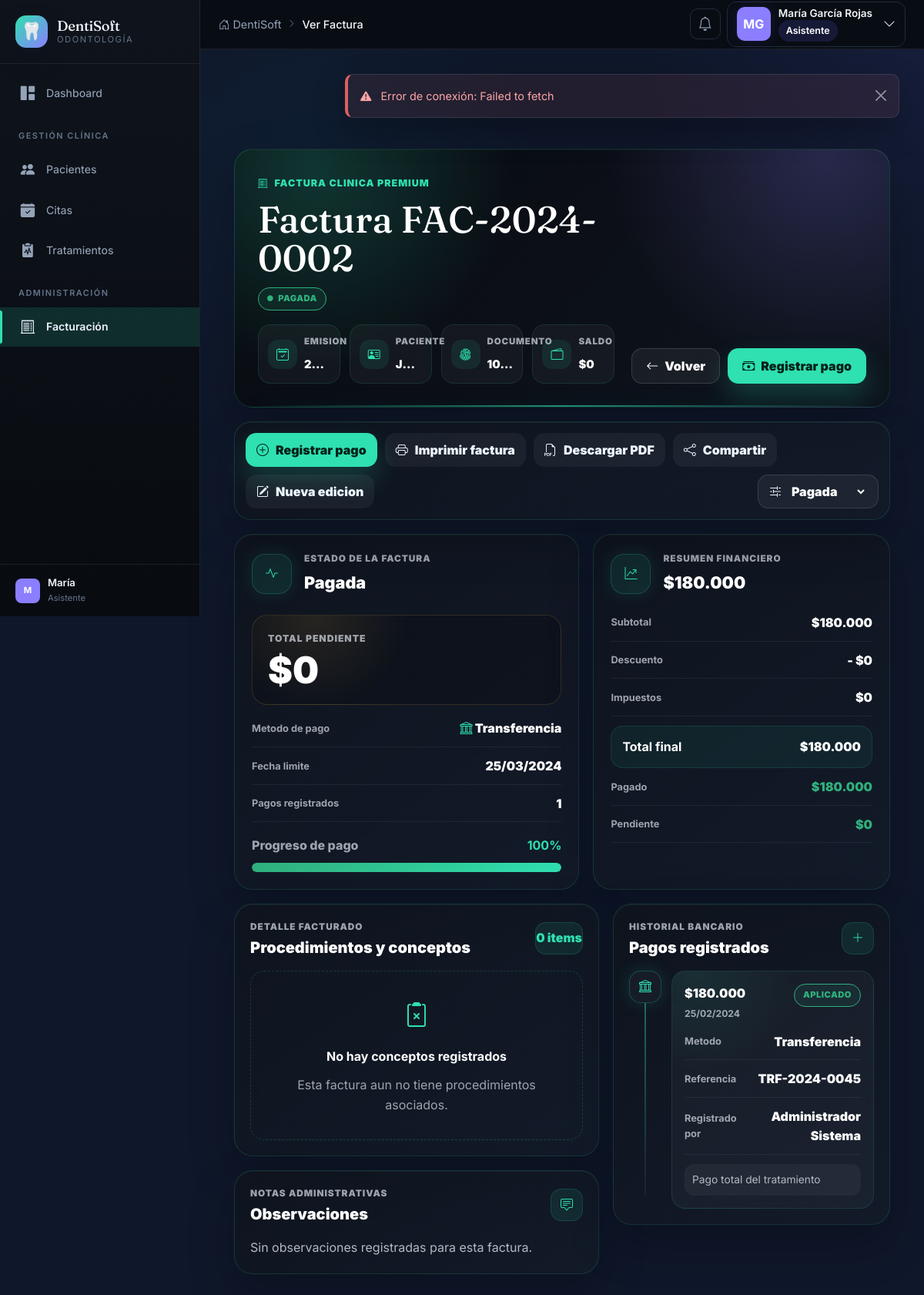
/modules/facturacion/ver.php?id=2 (signed in), run on the app's committed database.
### tables this page shows
CREATE TABLE IF NOT EXISTS facturas (
    id INT AUTO_INCREMENT PRIMARY KEY,
    numero_factura VARCHAR(20) NOT NULL UNIQUE,
    paciente_id INT NOT NULL,
    odontologo_id INT NOT NULL,
    plan_id INT,
    fecha_emision DATE NOT NULL,
    fecha_vencimiento DATE,
    subtotal DECIMAL(10,2) NOT NULL DEFAULT 0.00,
    descuento DECIMAL(10,2) DEFAULT 0.00,
    iva DECIMAL(10,2) DEFAULT 0.00,
    total DECIMAL(10,2) NOT NULL DEFAULT 0.00,
    total_pagado DECIMAL(10,2) DEFAULT 0.00,
    saldo_pendiente DECIMAL(10,2) DEFAULT 0.00,
    estado ENUM('pendiente','pagada','parcial','vencida','anulada') DEFAULT 'pendiente',
    notas TEXT,
    created_by INT,
    created_at TIMESTAMP DEFAULT CURRENT_TIMESTAMP,
    updated_at TIMESTAMP DEFAULT CURRENT_TIMESTAMP ON UPDATE CURRENT_TIMESTAMP,
    FOREIGN KEY (paciente_id) REFERENCES pacientes(id),
    FOREIGN KEY (odontologo_id) REFERENCES usuarios(id),
    FOREIGN KEY (created_by) REFERENCES usuarios(id)
);

CREATE TABLE IF NOT EXISTS pacientes (
    id INT AUTO_INCREMENT PRIMARY KEY,
    numero_documento VARCHAR(20) NOT NULL UNIQUE,
    tipo_documento ENUM('CC','TI','CE','PAS','RC') DEFAULT 'CC',
    nombre VARCHAR(100) NOT NULL,
    apellido VARCHAR(100) NOT NULL,
    fecha_nacimiento DATE,
    genero ENUM('M','F','Otro'),
    telefono VARCHAR(20),
    email VARCHAR(150),
    direccion TEXT,
    ciudad VARCHAR(100) DEFAULT 'Neiva',
    eps VARCHAR(100),
    tipo_afiliacion ENUM('contributivo','subsidiado','particular','otro') DEFAULT 'particular',
    grupo_sanguineo VARCHAR(5),
    estado ENUM('activo','inactivo') DEFAULT 'activo',
    created_at TIMESTAMP DEFAULT CURRENT_TIMESTAMP,
    updated_at TIMESTAMP DEFAULT CURRENT_TIMESTAMP ON UPDATE CURRENT_TIMESTAMP
);

CREATE TABLE IF NOT EXISTS pagos (
    id INT AUTO_INCREMENT PRIMARY KEY,
    factura_id INT NOT NULL,
    fecha_pago DATE NOT NULL,
    monto DECIMAL(10,2) NOT NULL,
    metodo_pago ENUM('efectivo','transferencia','tarjeta_credito','tarjeta_debito','cheque','otro') DEFAULT 'efectivo',
    referencia_pago VARCHAR(100),
    observaciones TEXT,
    registrado_por INT,
    created_at TIMESTAMP DEFAULT CURRENT_TIMESTAMP,
    FOREIGN KEY (factura_id) REFERENCES facturas(id),
    FOREIGN KEY (registrado_por) REFERENCES usuarios(id)
);

### modules/facturacion/ver.php (the view, shortened to what the rows shown need)
<?php
$facturaId = filter_input(INPUT_GET, 'id', FILTER_VALIDATE_INT);
function esc(mixed $value): string {
    return htmlspecialchars((string) ($value ?? ''), ENT_QUOTES | ENT_SUBSTITUTE, 'UTF-8');
}
function tableExists(PDO $db, string $table): bool {
    try {
        $stmt = $db->prepare("SHOW TABLES LIKE :table_name");
        $stmt->execute([':table_name' => $table]);
        return (bool) $stmt->fetchColumn();
    } catch (PDOException $e) {
        return false;
    }
}
function money(mixed $value): string {
    return '$' . number_format((float) ($value ?? 0), 0, ',', '.');
}
function shortDate(mixed $value): string {
    return $value ? date('d/m/Y', strtotime((string) $value)) : 'Sin fecha';
}
function pagoMetodo(array $pago): string {
    $method = (string) ($pago['metodo'] ?? $pago['metodo_pago'] ?? '-');
    return ucfirst(str_replace('_', ' ', $method));
}
function pagoReferencia(array $pago): string {
    return (string) ($pago['referencia'] ?? $pago['referencia_pago'] ?? '');
}
function pagoNota(array $pago): string {
    return (string) ($pago['nota'] ?? $pago['observaciones'] ?? '');
}
function badgeClass(string $estado): string {
    return match ($estado) {
        'pendiente' => 'warning',
        'parcial' => 'info',
        'pagada' => 'success',
        'vencida' => 'danger',
        'anulada' => 'muted',
        default => 'secondary',
    };
}
function estadoTexto(string $estado): string {
    return match ($estado) {
        'pagada' => 'Pagada',
        'parcial' => 'Parcial',
        'vencida' => 'Vencida',
        'anulada' => 'Anulada',
        default => 'Pendiente',
    };
}
function methodIcon(string $method): string {
    $method = strtolower($method);
    return match (true) {
        str_contains($method, 'tarjeta') => 'bi-credit-card-2-front',
        str_contains($method, 'transferencia') => 'bi-bank',
        str_contains($method, 'cheque') => 'bi-journal-check',
        str_contains($method, 'efectivo') => 'bi-cash-stack',
        default => 'bi-wallet2',
    };
}
try {
    $db = getDB();
    $stmt = $db->prepare("SELECT f.*, CONCAT(p.nombre, ' ', p.apellido) AS paciente, p.numero_documento
        FROM facturas f
        JOIN pacientes p ON f.paciente_id = p.id
        WHERE f.id = :id");
    $stmt->execute([':id' => $facturaId]);
    $factura = $stmt->fetch();
    $paymentsTable = tableExists($db, 'pagos_factura') ? 'pagos_factura' : 'pagos';
    $pagosStmt = $db->prepare("SELECT pg.*, CONCAT(COALESCE(u.nombre, ''), ' ', COALESCE(u.apellido, '')) AS registrado_por_nombre
        FROM {$paymentsTable} pg
        LEFT JOIN usuarios u ON u.id = pg.registrado_por
        WHERE pg.factura_id = :factura_id
        ORDER BY pg.fecha_pago DESC, pg.id DESC");
    $pagosStmt->execute([':factura_id' => $facturaId]);
    $pagos = $pagosStmt->fetchAll();
    $abonado = array_sum(array_map(static fn($p) => (float) ($p['monto'] ?? 0), $pagos));
    $total = (float) ($factura['total'] ?? 0);
    $saldo = max(0, $total - $abonado);
    $paidPercent = $total > 0 ? min(100, (int) round(($abonado / $total) * 100)) : 0;
    $metodoPrincipal = !empty($pagos) ? pagoMetodo($pagos[0]) : 'Sin pagos';
} catch (PDOException $e) {
    error_log('Facturacion Ver carga error: ' . $e->getMessage());
    setAlerta('Error interno al cargar la factura.', 'danger');
    header('Location: index.php');
    exit;
}
$estado = (string) ($factura['estado'] ?? 'pendiente');
$documentTitle = 'Factura ' . ($factura['numero_factura'] ?? '');
?>
<?php require_once __DIR__ . '/../../includes/header.php'; ?>
<div class="container-fluid py-4 billing-page invoice-view-page">
    <section class="invoice-hero">
        <div class="invoice-hero-main">
            <div class="invoice-title-row">
                <h1><?= esc($documentTitle) ?></h1>
                <span class="billing-badge badge-<?= badgeClass($estado) ?>"><i class="bi bi-circle-fill"></i> <?= esc(estadoTexto($estado)) ?></span>
            </div>
            <div class="invoice-meta-grid" aria-label="Datos principales de factura">
                <article><i class="bi bi-calendar2-check"></i><span>Emision</span><strong><?= esc(shortDate($factura['fecha_emision'])) ?></strong></article>
                <article><i class="bi bi-fingerprint"></i><span>Documento</span><strong><?= esc($factura['numero_documento']) ?></strong></article>
                <article><i class="bi bi-wallet2"></i><span>Saldo</span><strong><?= money($saldo) ?></strong></article>
            </div>
        </div>
    </section>
    <section class="invoice-overview-grid">
        <article class="invoice-status-card">
            <div class="invoice-balance">
                <small>Total pendiente</small>
                <strong><?= money($saldo) ?></strong>
            </div>
            <dl class="invoice-metrics-list">
                <div><dt>Metodo de pago</dt><dd><i class="bi <?= esc(methodIcon($metodoPrincipal)) ?>"></i> <?= esc($metodoPrincipal) ?></dd></div>
                <div><dt>Fecha limite</dt><dd><?= esc(shortDate($factura['fecha_vencimiento'])) ?></dd></div>
            </dl>
            <div class="invoice-progress-block">
                <div><span>Progreso de pago</span><strong><?= $paidPercent ?>%</strong></div>
            </div>
        </article>
        <article class="invoice-finance-card">
            <div class="invoice-card-head">
                <div><small>Resumen financiero</small><strong><?= money($total) ?></strong></div>
            </div>
            <dl class="invoice-finance-list">
                <div><dt>Subtotal</dt><dd><?= money($factura['subtotal'] ?? $total) ?></dd></div>
                <div><dt>Descuento</dt><dd>- <?= money($factura['descuento'] ?? 0) ?></dd></div>
                <div><dt>Impuestos</dt><dd><?= money($factura['iva'] ?? 0) ?></dd></div>
                <div class="total"><dt>Total final</dt><dd><?= money($total) ?></dd></div>
                <div><dt>Pagado</dt><dd class="ok"><?= money($abonado) ?></dd></div>
                <div><dt>Pendiente</dt><dd class="<?= $saldo > 0 ? 'warn' : 'ok' ?>"><?= money($saldo) ?></dd></div>
            </dl>
        </article>
    </section>
    <section class="invoice-content-grid">
        <main class="invoice-main-column">
            <article class="invoice-panel invoice-detail-panel">
                <div class="invoice-section-header">
                    <div><span>Detalle facturado</span><h2>Procedimientos y conceptos</h2></div>
                </div>
            </article>
            <article class="invoice-panel invoice-notes-panel">
                <div class="invoice-section-header">
                    <div><span>Notas administrativas</span><h2>Observaciones</h2></div>
                </div>
            </article>
        </main>
        <aside class="invoice-side-column">
            <article class="invoice-panel invoice-payments-panel">
                <div class="invoice-section-header">
                    <div><span>Historial bancario</span><h2>Pagos registrados</h2></div>
                </div>
                <?php if (empty($pagos)): ?>
                    <div class="invoice-empty-state compact">
                        <i class="bi bi-wallet2"></i>
                        <strong>Sin pagos aun</strong>
                        <p>Registra el primer abono para activar el timeline financiero.</p>
                    </div>
                <?php else: ?>
                    <div class="invoice-payment-timeline">
                        <?php foreach ($pagos as $pago): ?>
                            <?php $method = pagoMetodo($pago); ?>
                            <article class="invoice-payment-card">
                                <span class="payment-dot"><i class="bi <?= esc(methodIcon($method)) ?>"></i></span>
                                <div class="payment-card-body">
                                    <header>
                                        <div><strong><?= money($pago['monto'] ?? 0) ?></strong><small><?= esc(shortDate($pago['fecha_pago'])) ?></small></div>
                                        <span class="billing-badge badge-success">Aplicado</span>
                                    </header>
                                    <dl>
                                        <div><dt>Metodo</dt><dd><?= esc($method) ?></dd></div>
                                        <div><dt>Referencia</dt><dd><?= esc(pagoReferencia($pago) ?: '-') ?></dd></div>
                                        <div><dt>Registrado por</dt><dd><?= esc(trim((string) ($pago['registrado_por_nombre'] ?? '')) ?: 'Sistema') ?></dd></div>
                                    </dl>
                                    <?php if (pagoNota($pago) !== ''): ?>
                                        <p><?= esc(pagoNota($pago)) ?></p>
                                    <?php endif; ?>
                                </div>
                            </article>
                        <?php endforeach; ?>
                    </div>
                <?php endif; ?>
            </article>
        </aside>
    </section>
</div>
<?php require_once __DIR__ . '/../../includes/footer.php'; ?>

### data on the page
facturas: numero_factura "Factura FAC-2024-0002", estado "PAGADA", fecha_emision "2…", paciente.numero_documento "10…", total.monto "$0", fecha_vencimiento "25/03/2024", total.monto "100", total "$180.000", subtotal "$180.000", descuento "$0", iva "$0"
pagos: metodo_pago "Transferencia", monto "$180.000", fecha_pago "25/02/2024", referencia_pago "TRF-2024-0045", registrado_por_nombre "Administrador Sistema", observaciones "Pago total del tratamiento"

### other printed values
APP_NAME "DentiSoft"
$paginaTitulo "Ver Factura"
$usuario['nombre'] . ' ' . $usuario['apellido'] "María García Rojas"
$usuario['rol'] "Asistente"
mb_substr($usuario['nombre'], 0, 1) "M"
$usuario['nombre'] "María"
$factura['paciente'] "J…"
estadoTexto($estado) "Pagada"
count($pagos) "1"
count($items) "0"
form field estado "Pagada"
